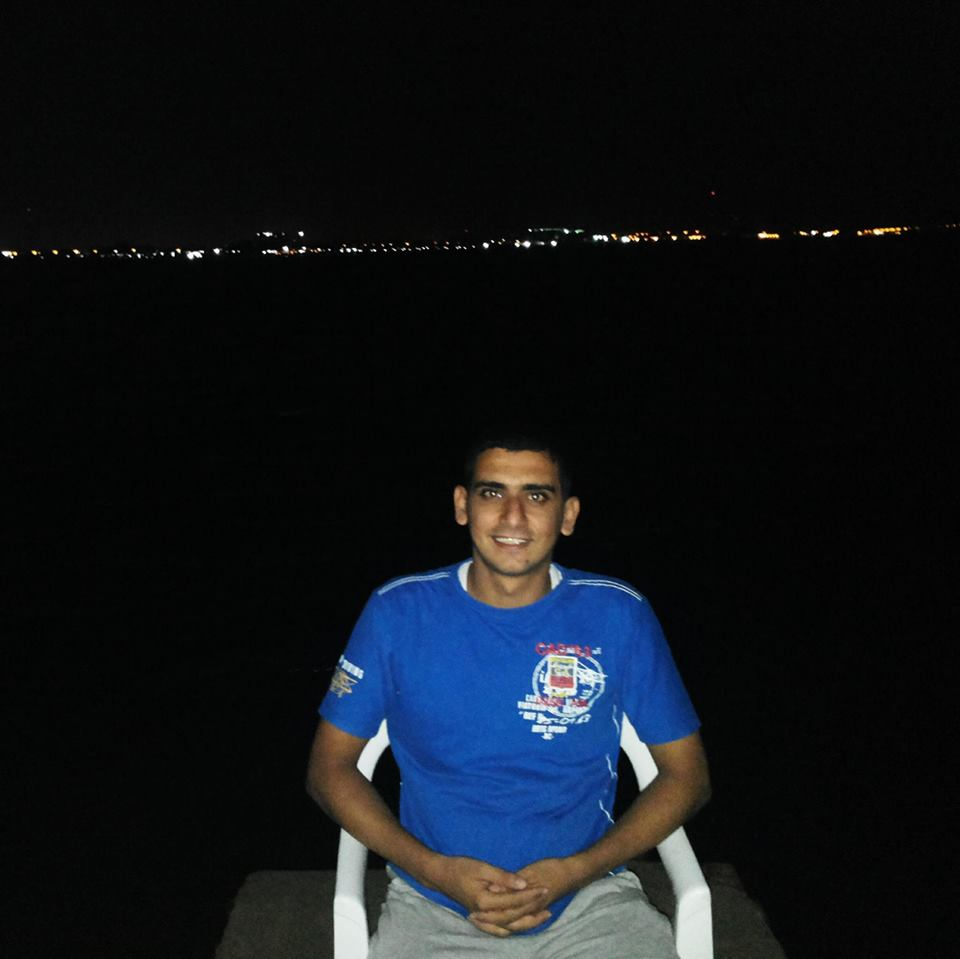
#> input picture opencv/mostafa.jpg, 960 x 959 px
$ python pic.py
#> lines starting #> are read from the running program, lines starting #| are printed output that depends on the picture
import numpy as np
import cv2
#from matplotlib import pyplot as plt

img = cv2.imread('mostafa.jpg',1)
#> img is the input picture: shape (959, 960, 3); mean B, G, R 25.7, 21.2, 17.2

blur = cv2.blur(img,(10,10))

print (img)
#> (printed output is left out)
print (blur)
#> (printed output is left out)


#                drawing shaps
cv2.line(img,(10,0),(511,300),(123,223,215),6)   # line
cv2.rectangle(img,(430,430),(600,600),(12,23,23),8)  # rectangle
cv2.circle(img,(500,500),300,(0,0,255),5)  #circle
#font = cv2_FONT_HERSHEY_SIMPLEX
cv2.putText(img,'mostafa',(400,200),0,3,(233,45,245),2)
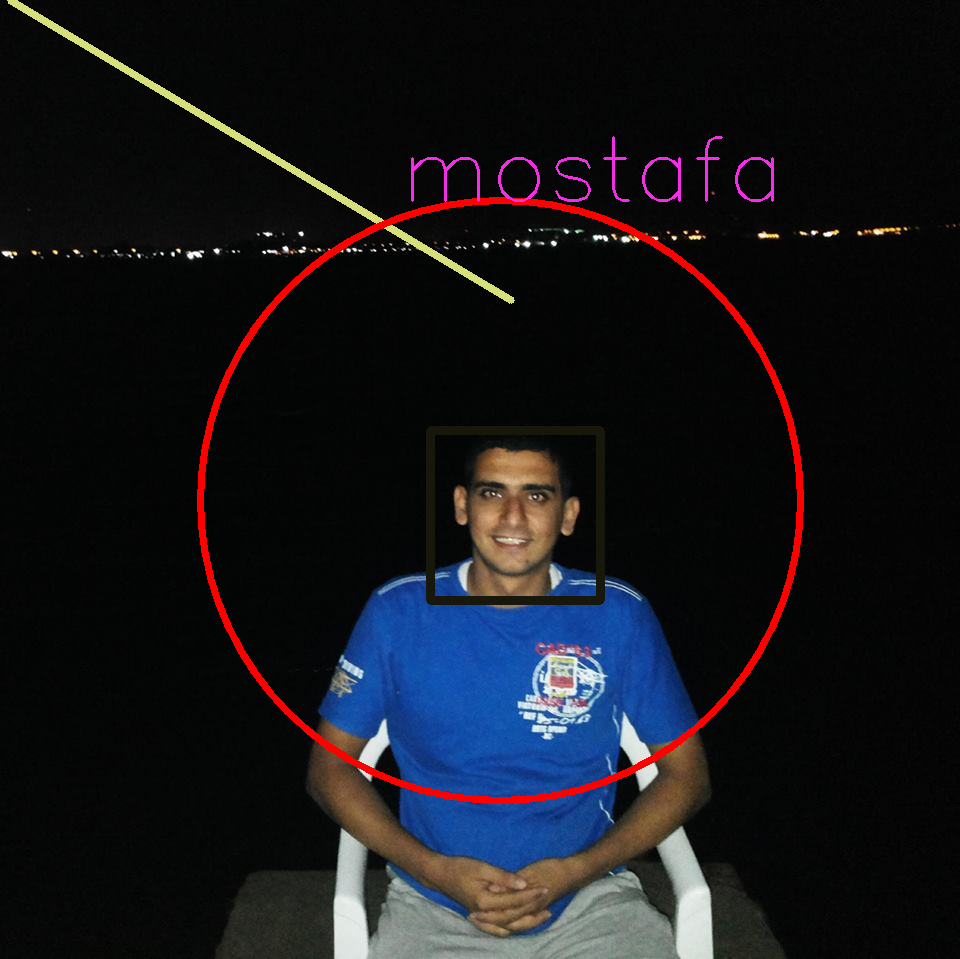
#> img: shape (959, 960, 3); mean B, G, R 26.3, 21.9, 22.2


def draw_circle(event,x,y,flags,param):
    if event == cv2.EVENT_LBUTTONDBLCLK:
        cv2.circle(img,(x,y),100,(255,255,255),-1)
# Create a black image, a window and bind the function to window
#img = np.zeros((512,512,3), np.uint8)
cv2.namedWindow('img')
cv2.setMouseCallback('img',draw_circle)

while(1):
    cv2.imshow('img',img)
    if cv2.waitKey(20) == 27:
#> (key Esc is pressed here)
        break

#cv2.imshow('mostafa',img)
cv2.imwrite('pic2.png',img)
# [5 lines of commented-out code are left out]

cv2.destroyAllWindows()


#invert color from B,G,R to R,G,B
b,g,r = cv2.split(img)  # get b,g,r
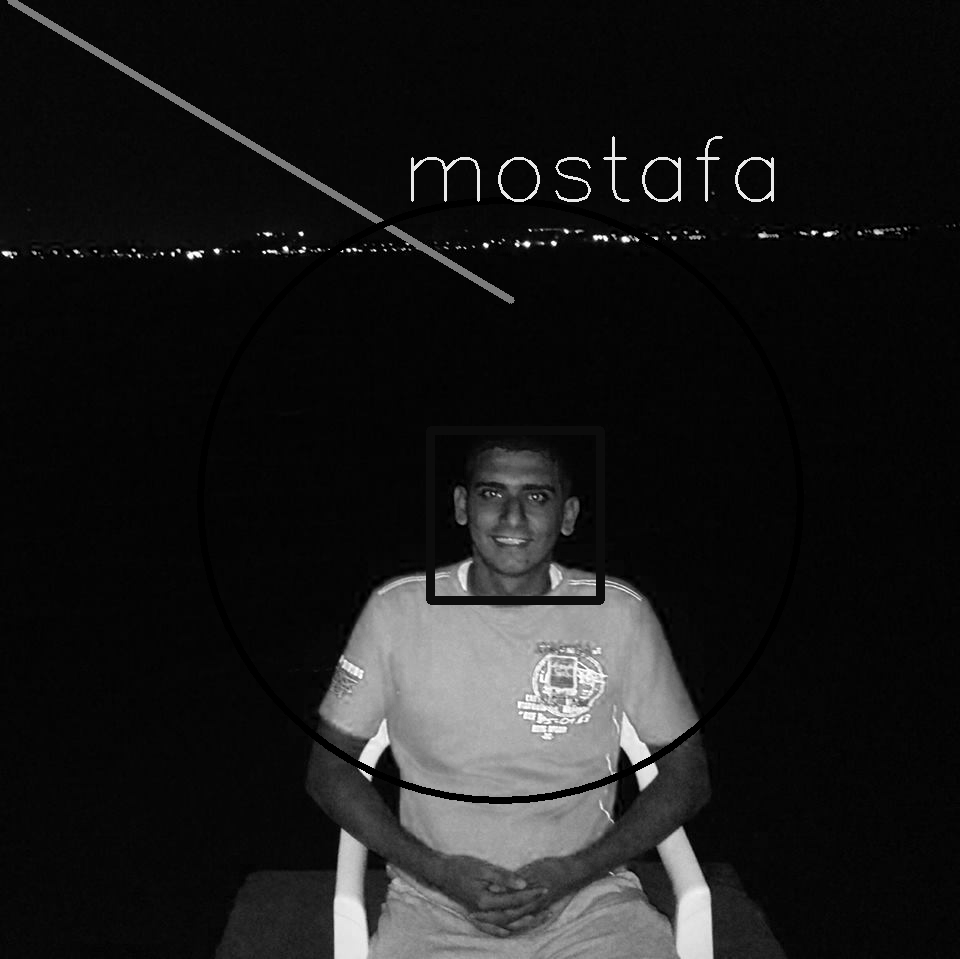
#> b: shape (959, 960); min 0, max 255, mean 26.3
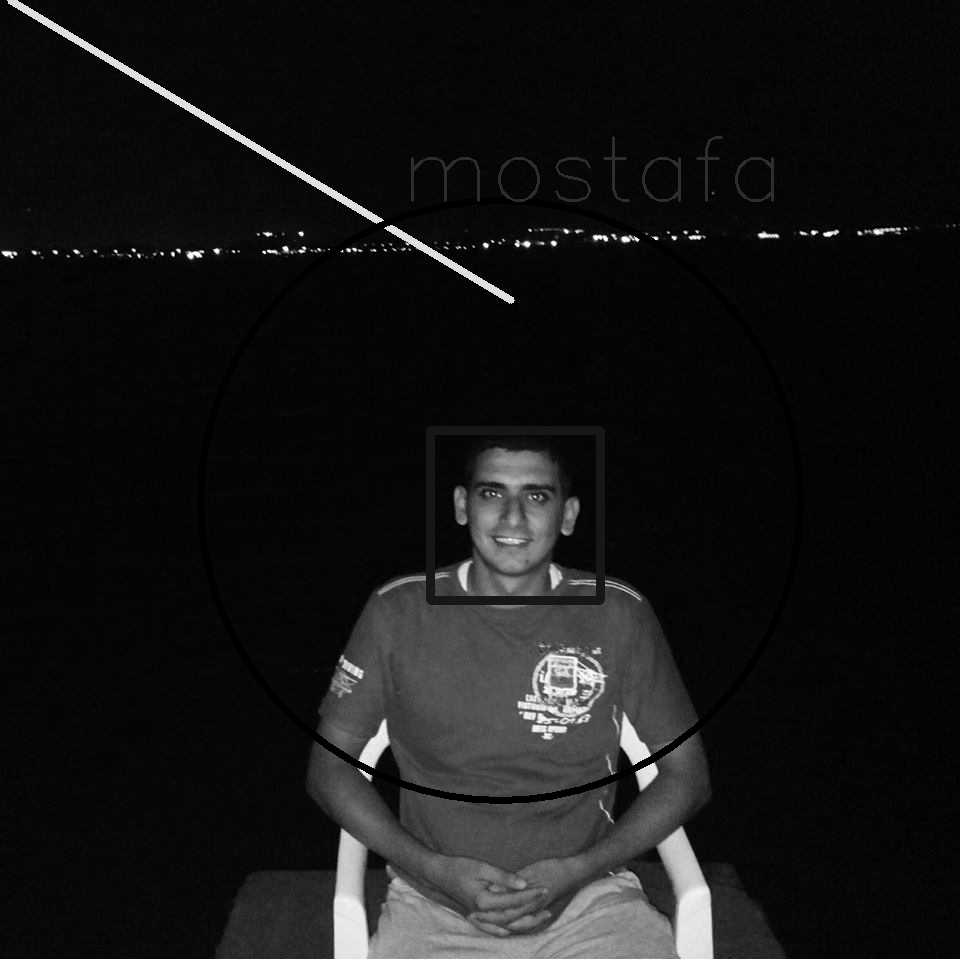
#> g: shape (959, 960); min 0, max 255, mean 21.9
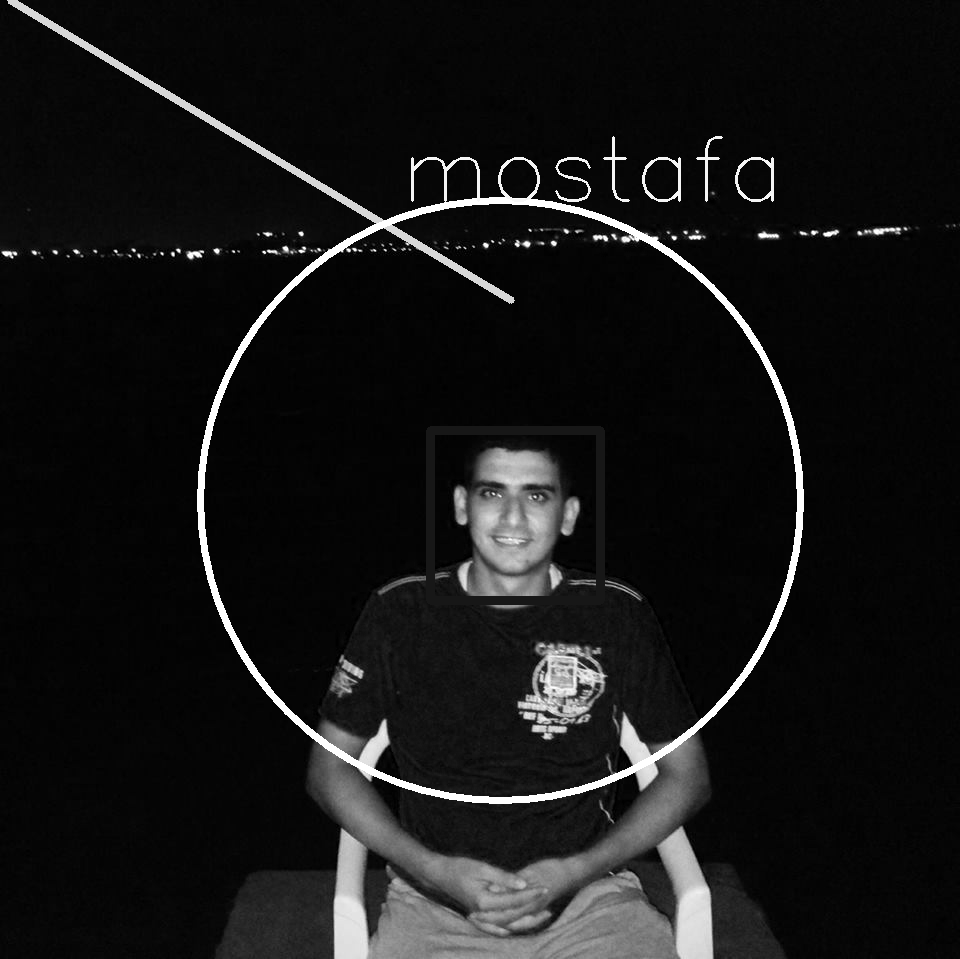
#> r: shape (959, 960); min 0, max 255, mean 22.2
img = cv2.merge([r,g,b]) # switch it to RGB


#plt.imshow(img,cmap = 'gray')
#plt.xticks([]), plt.yticks([])  # for remove x and y
#plt.show()
